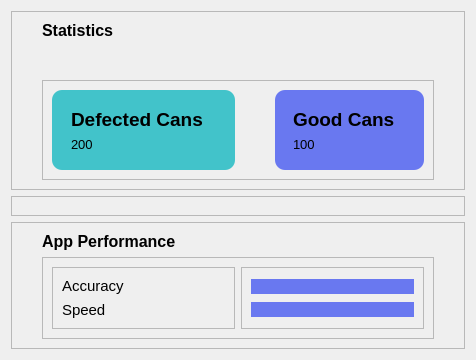
            <widget class="QWidget" name="statistics_page">
             <layout class="QVBoxLayout" name="verticalLayout_16">
              <item>
               <widget class="QFrame" name="statistics_frame">
                <property name="maximumSize">
                 <size>
                  <width>16777215</width>
                  <height>286</height>
                 </size>
                </property>
                <property name="frameShape">
                 <enum>QFrame::StyledPanel</enum>
                </property>
                <property name="frameShadow">
                 <enum>QFrame::Raised</enum>
                </property>
                <layout class="QVBoxLayout" name="verticalLayout_22">
                 <property name="spacing">
                  <number>40</number>
                 </property>
                 <property name="leftMargin">
                  <number>30</number>
                 </property>
                 <property name="rightMargin">
                  <number>30</number>
                 </property>
                 <item>
                  <widget class="QLabel" name="statistics_title_label">
                   <property name="font">
                    <font>
                     <pointsize>12</pointsize>
                     <weight>75</weight>
                     <bold>true</bold>
                    </font>
                   </property>
                   <property name="text">
                    <string>Statistics</string>
                   </property>
                  </widget>
                 </item>
                 <item>
                  <widget class="QFrame" name="cards_frame">
                   <property name="frameShape">
                    <enum>QFrame::StyledPanel</enum>
                   </property>
                   <property name="frameShadow">
                    <enum>QFrame::Raised</enum>
                   </property>
                   <layout class="QHBoxLayout" name="horizontalLayout_22">
                    <property name="spacing">
                     <number>40</number>
                    </property>
                    <item>
                     <widget class="QFrame" name="defected_card_frame">
                      <property name="styleSheet">
                       <string notr="true">background-color:#42c3ca;
border-radius: 10;</string>
                      </property>
                      <property name="frameShape">
                       <enum>QFrame::StyledPanel</enum>
                      </property>
                      <property name="frameShadow">
                       <enum>QFrame::Raised</enum>
                      </property>
                      <layout class="QHBoxLayout" name="horizontalLayout_17">
                       <property name="spacing">
                        <number>6</number>
                       </property>
                       <property name="leftMargin">
                        <number>10</number>
                       </property>
                       <property name="rightMargin">
                        <number>10</number>
                       </property>
                       <item>
                        <widget class="QFrame" name="defected_title_num_frame">
                         <property name="styleSheet">
                          <string notr="true"/>
                         </property>
                         <property name="frameShape">
                          <enum>QFrame::StyledPanel</enum>
                         </property>
                         <property name="frameShadow">
                          <enum>QFrame::Raised</enum>
                         </property>
                         <layout class="QVBoxLayout" name="verticalLayout_17">
                          <item>
                           <widget class="QLabel" name="defected_title_frame">
                            <property name="font">
                             <font>
                              <family>MS Shell Dlg 2</family>
                              <pointsize>14</pointsize>
                              <weight>75</weight>
                              <bold>true</bold>
                             </font>
                            </property>
                            <property name="text">
                             <string>Defected Cans</string>
                            </property>
                           </widget>
                          </item>
                          <item>
                           <widget class="QLabel" name="defected_num_frame">
                            <property name="font">
                             <font>
                              <pointsize>10</pointsize>
                             </font>
                            </property>
                            <property name="text">
                             <string>200</string>
                            </property>
                           </widget>
                          </item>
                         </layout>
                        </widget>
                       </item>
                       <item>
                        <widget class="QLabel" name="defected_card_icon_frame">
                         <property name="minimumSize">
                          <size>
                           <width>0</width>
                           <height>0</height>
                          </size>
                         </property>
                         <property name="maximumSize">
                          <size>
                           <width>80</width>
                           <height>80</height>
                          </size>
                         </property>
                         <property name="text">
                          <string/>
                         </property>
                         <property name="pixmap">
                          <pixmap>../../../Downloads/11152_prev_ui.png</pixmap>
                         </property>
                         <property name="scaledContents">
                          <bool>true</bool>
                         </property>
                        </widget>
                       </item>
                      </layout>
                     </widget>
                    </item>
                    <item>
                     <widget class="QFrame" name="good_card_frame">
                      <property name="styleSheet">
                       <string notr="true">background-color:#6978f0;
border-radius: 10;</string>
                      </property>
                      <property name="frameShape">
                       <enum>QFrame::StyledPanel</enum>
                      </property>
                      <property name="frameShadow">
                       <enum>QFrame::Raised</enum>
                      </property>
                      <layout class="QHBoxLayout" name="horizontalLayout_18">
                       <item alignment="Qt::AlignLeft">
                        <widget class="QFrame" name="good_title_num_frame">
                         <property name="styleSheet">
                          <string notr="true"/>
                         </property>
                         <property name="frameShape">
                          <enum>QFrame::StyledPanel</enum>
                         </property>
                         <property name="frameShadow">
                          <enum>QFrame::Raised</enum>
                         </property>
                         <layout class="QVBoxLayout" name="verticalLayout_18">
                          <item>
                           <widget class="QLabel" name="good_title_frame">
                            <property name="font">
                             <font>
                              <pointsize>14</pointsize>
                              <weight>75</weight>
                              <bold>true</bold>
                             </font>
                            </property>
                            <property name="text">
                             <string>Good Cans</string>
                            </property>
                           </widget>
                          </item>
                          <item>
                           <widget class="QLabel" name="good_num_frame">
                            <property name="font">
                             <font>
                              <pointsize>10</pointsize>
                             </font>
                            </property>
                            <property name="text">
                             <string>100</string>
                            </property>
                           </widget>
                          </item>
                         </layout>
                        </widget>
                       </item>
                       <item alignment="Qt::AlignHCenter">
                        <widget class="QLabel" name="good_card_icon_frame">
                         <property name="maximumSize">
                          <size>
                           <width>80</width>
                           <height>80</height>
                          </size>
                         </property>
                         <property name="font">
                          <font>
                           <pointsize>6</pointsize>
                          </font>
                         </property>
                         <property name="text">
                          <string/>
                         </property>
                         <property name="pixmap">
                          <pixmap>../../../Downloads/slazzer-edit-image (1).png</pixmap>
                         </property>
                         <property name="scaledContents">
                          <bool>true</bool>
                         </property>
                         <property name="alignment">
                          <set>Qt::AlignRight|Qt::AlignTrailing|Qt::AlignVCenter</set>
                         </property>
                         <property name="wordWrap">
                          <bool>false</bool>
                         </property>
                         <property name="indent">
                          <number>-1</number>
                         </property>
                        </widget>
                       </item>
                      </layout>
                     </widget>
                    </item>
                   </layout>
                  </widget>
                 </item>
                </layout>
               </widget>
              </item>
              <item>
               <widget class="QFrame" name="plots_frame">
                <property name="frameShape">
                 <enum>QFrame::StyledPanel</enum>
                </property>
                <property name="frameShadow">
                 <enum>QFrame::Raised</enum>
                </property>
                <layout class="QHBoxLayout" name="horizontalLayout_16">
                 <property name="spacing">
                  <number>40</number>
                 </property>
                 <property name="leftMargin">
                  <number>37</number>
                 </property>
                 <property name="rightMargin">
                  <number>37</number>
                 </property>
                 <item>
                  <widget class="QFrame" name="plot_frame_1">
                   <property name="styleSheet">
                    <string notr="true">background-color: rgba(255, 255, 255, 125);</string>
                   </property>
                   <property name="frameShape">
                    <enum>QFrame::StyledPanel</enum>
                   </property>
                   <property name="frameShadow">
                    <enum>QFrame::Raised</enum>
                   </property>
                  </widget>
                 </item>
                 <item>
                  <widget class="QFrame" name="plot_frame_2">
                   <property name="styleSheet">
                    <string notr="true">background-color: rgba(255, 255, 255, 125);</string>
                   </property>
                   <property name="frameShape">
                    <enum>QFrame::StyledPanel</enum>
                   </property>
                   <property name="frameShadow">
                    <enum>QFrame::Raised</enum>
                   </property>
                  </widget>
                 </item>
                </layout>
               </widget>
              </item>
              <item>
               <widget class="QFrame" name="app_performance_frame">
                <property name="frameShape">
                 <enum>QFrame::StyledPanel</enum>
                </property>
                <property name="frameShadow">
                 <enum>QFrame::Raised</enum>
                </property>
                <layout class="QVBoxLayout" name="verticalLayout_21">
                 <property name="leftMargin">
                  <number>30</number>
                 </property>
                 <property name="rightMargin">
                  <number>30</number>
                 </property>
                 <item alignment="Qt::AlignBottom">
                  <widget class="QLabel" name="app_performance_label">
                   <property name="maximumSize">
                    <size>
                     <width>16777215</width>
                     <height>19</height>
                    </size>
                   </property>
                   <property name="font">
                    <font>
                     <pointsize>12</pointsize>
                     <weight>75</weight>
                     <bold>true</bold>
                    </font>
                   </property>
                   <property name="text">
                    <string>App Performance</string>
                   </property>
                  </widget>
                 </item>
                 <item>
                  <widget class="QFrame" name="performance_details_frame">
                   <property name="frameShape">
                    <enum>QFrame::StyledPanel</enum>
                   </property>
                   <property name="frameShadow">
                    <enum>QFrame::Raised</enum>
                   </property>
                   <layout class="QHBoxLayout" name="horizontalLayout_21">
                    <item>
                     <widget class="QFrame" name="accuracy_speed_frame">
                      <property name="frameShape">
                       <enum>QFrame::StyledPanel</enum>
                      </property>
                      <property name="frameShadow">
                       <enum>QFrame::Raised</enum>
                      </property>
                      <layout class="QVBoxLayout" name="verticalLayout_19">
                       <item>
                        <widget class="QLabel" name="accuracy_label">
                         <property name="font">
                          <font>
                           <pointsize>11</pointsize>
                          </font>
                         </property>
                         <property name="text">
                          <string>Accuracy</string>
                         </property>
                        </widget>
                       </item>
                       <item>
                        <widget class="QLabel" name="speed_label">
                         <property name="font">
                          <font>
                           <pointsize>11</pointsize>
                          </font>
                         </property>
                         <property name="text">
                          <string>Speed</string>
                         </property>
                        </widget>
                       </item>
                      </layout>
                     </widget>
                    </item>
                    <item>
                     <widget class="QFrame" name="accuracy_speed_bars_frame">
                      <property name="frameShape">
                       <enum>QFrame::StyledPanel</enum>
                      </property>
                      <property name="frameShadow">
                       <enum>QFrame::Raised</enum>
                      </property>
                      <layout class="QVBoxLayout" name="verticalLayout_20">
                       <item>
                        <widget class="QLabel" name="acuuracy_bars_label">
                         <property name="minimumSize">
                          <size>
                           <width>0</width>
                           <height>0</height>
                          </size>
                         </property>
                         <property name="maximumSize">
                          <size>
                           <width>500</width>
                           <height>15</height>
                          </size>
                         </property>
                         <property name="styleSheet">
                          <string notr="true">background-color:#6978f0;</string>
                         </property>
                         <property name="text">
                          <string/>
                         </property>
                        </widget>
                       </item>
                       <item>
                        <widget class="QLabel" name="speed_bars_label">
                         <property name="maximumSize">
                          <size>
                           <width>360</width>
                           <height>15</height>
                          </size>
                         </property>
                         <property name="styleSheet">
                          <string notr="true">background-color:#6978f0;</string>
                         </property>
                         <property name="text">
                          <string/>
                         </property>
                        </widget>
                       </item>
                      </layout>
                     </widget>
                    </item>
                   </layout>
                  </widget>
                 </item>
                </layout>
               </widget>
              </item>
             </layout>
            </widget>
